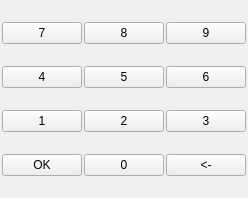
<?xml version="1.0" encoding="UTF-8"?>
<ui version="4.0">
 <class>NumpadWidget</class>
 <widget class="QWidget" name="NumpadWidget">
  <property name="geometry">
   <rect>
    <x>0</x>
    <y>0</y>
    <width>248</width>
    <height>198</height>
   </rect>
  </property>
  <property name="windowTitle">
   <string>Form</string>
  </property>
  <layout class="QGridLayout" name="gridLayout">
   <property name="leftMargin">
    <number>2</number>
   </property>
   <property name="topMargin">
    <number>2</number>
   </property>
   <property name="rightMargin">
    <number>2</number>
   </property>
   <property name="bottomMargin">
    <number>2</number>
   </property>
   <property name="spacing">
    <number>2</number>
   </property>
   <item row="0" column="0">
    <widget class="QPushButton" name="pushButton7">
     <property name="text">
      <string> 7 </string>
     </property>
     <attribute name="buttonGroup">
      <string notr="true">buttonGroupAllButtons</string>
     </attribute>
    </widget>
   </item>
   <item row="0" column="1">
    <widget class="QPushButton" name="pushButton8">
     <property name="text">
      <string> 8 </string>
     </property>
     <attribute name="buttonGroup">
      <string notr="true">buttonGroupAllButtons</string>
     </attribute>
    </widget>
   </item>
   <item row="0" column="2">
    <widget class="QPushButton" name="pushButton9">
     <property name="text">
      <string> 9 </string>
     </property>
     <attribute name="buttonGroup">
      <string notr="true">buttonGroupAllButtons</string>
     </attribute>
    </widget>
   </item>
   <item row="1" column="0">
    <widget class="QPushButton" name="pushButton4">
     <property name="text">
      <string> 4 </string>
     </property>
     <attribute name="buttonGroup">
      <string notr="true">buttonGroupAllButtons</string>
     </attribute>
    </widget>
   </item>
   <item row="1" column="1">
    <widget class="QPushButton" name="pushButton5">
     <property name="text">
      <string> 5 </string>
     </property>
     <attribute name="buttonGroup">
      <string notr="true">buttonGroupAllButtons</string>
     </attribute>
    </widget>
   </item>
   <item row="1" column="2">
    <widget class="QPushButton" name="pushButton6">
     <property name="text">
      <string> 6 </string>
     </property>
     <attribute name="buttonGroup">
      <string notr="true">buttonGroupAllButtons</string>
     </attribute>
    </widget>
   </item>
   <item row="2" column="0">
    <widget class="QPushButton" name="pushButton1">
     <property name="text">
      <string> 1 </string>
     </property>
     <attribute name="buttonGroup">
      <string notr="true">buttonGroupAllButtons</string>
     </attribute>
    </widget>
   </item>
   <item row="2" column="1">
    <widget class="QPushButton" name="pushButton2">
     <property name="text">
      <string> 2 </string>
     </property>
     <attribute name="buttonGroup">
      <string notr="true">buttonGroupAllButtons</string>
     </attribute>
    </widget>
   </item>
   <item row="2" column="2">
    <widget class="QPushButton" name="pushButton3">
     <property name="text">
      <string> 3 </string>
     </property>
     <attribute name="buttonGroup">
      <string notr="true">buttonGroupAllButtons</string>
     </attribute>
    </widget>
   </item>
   <item row="3" column="0">
    <widget class="QPushButton" name="pushButtonOk">
     <property name="text">
      <string>OK</string>
     </property>
     <attribute name="buttonGroup">
      <string notr="true">buttonGroupAllButtons</string>
     </attribute>
    </widget>
   </item>
   <item row="3" column="1">
    <widget class="QPushButton" name="pushButton0">
     <property name="text">
      <string> 0 </string>
     </property>
     <attribute name="buttonGroup">
      <string notr="true">buttonGroupAllButtons</string>
     </attribute>
    </widget>
   </item>
   <item row="3" column="2">
    <widget class="QPushButton" name="pushButtonBack">
     <property name="text">
      <string>&lt;-</string>
     </property>
     <attribute name="buttonGroup">
      <string notr="true">buttonGroupAllButtons</string>
     </attribute>
    </widget>
   </item>
  </layout>
 </widget>
 <resources/>
 <connections/>
 <buttongroups>
  <buttongroup name="buttonGroupAllButtons"/>
 </buttongroups>
</ui>
